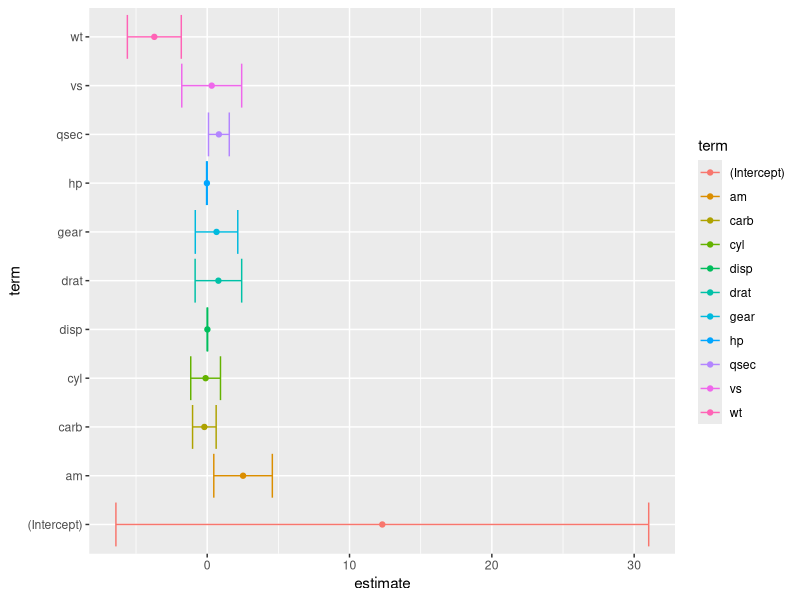

The R script that drew this image: (Note: this script raises an error after producing the figure.)
library(tibble)
library(dplyr)
library(broom)
library(ggplot2)

#look at data
data(mtcars)
names(mtcars)

#run model and visualizae coefficients
results <- lm(mpg ~ ., data = mtcars)
summary(results)

td <- broom::tidy(results)
td$conf.low <- td$estimate - td$std.error
td$conf.high <- td$estimate + td$std.error

ggplot2::ggplot(td, aes(estimate, term, color = term)) + 
  geom_point() + 
  geom_errorbarh(aes(xmin = conf.low, xmax = conf.high))


#subset by cyl and run model
results2 <- mtcars %>% dplyr::group_by(cyl) %>%  dplyr::do(fit = lm(mpg ~ ., data = .))

td <- results2 %>% broom::tidy(fit)

td$conf.low <- td$estimate - td$std.error
td$conf.high <- td$estimate + td$std.error


ggplot2::ggplot(td, aes(estimate, term, color = term)) + 
  geom_point() + 
  geom_errorbarh(aes(xmin = conf.low, xmax = conf.high)) + 
  facet_grid(.~cyl)


#reshape data
td_wide <- td %>% dplyr::select(cyl, term, estimate) %>% tidyr::spread(term, estimate)